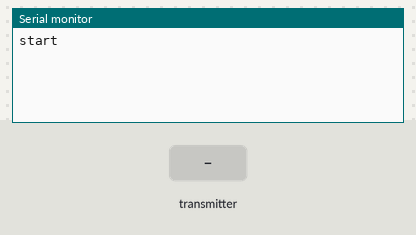
This sketch was run on a simulated Arduino Uno, built with avr-gcc and run on an emulated ATmega328P. Shown: the last lines printed to the serial monitor. The test bench sets the inputs (shaded band). No radio packets arrive unless stated.

Above: at 4.2 s.
4.3 s: the transmitter starts sending state1 = 0
At 4.37 s:
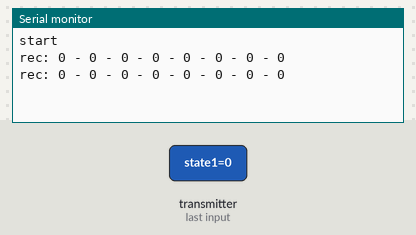
6.2 s: the transmitter starts sending state2 = 1
At 6.27 s:
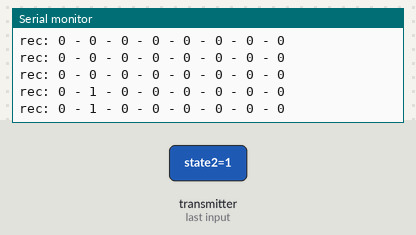
7.7 s: the transmitter starts sending state3 = 1
At 7.77 s:
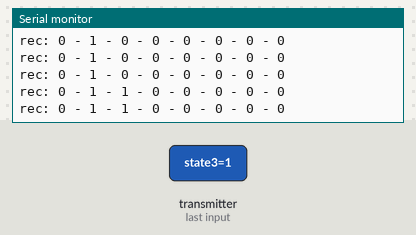
9.2 s: the transmitter starts sending state4 = 1
At 9.27 s:
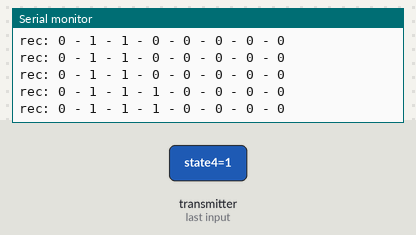
10.7 s: the transmitter starts sending state5 = 1
At 10.77 s:
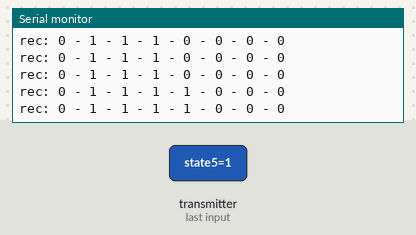
12.2 s: the transmitter starts sending state6 = 1
At 12.27 s:
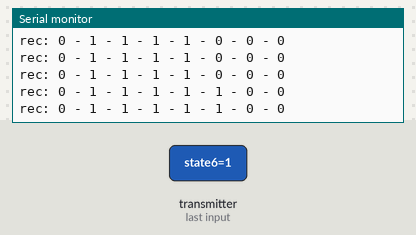

The sketch:

receiver_solenoids.ino
```cpp
#include <SPI.h>
#include "RF24.h"

RF24 radio(10,9);
byte addresses[][6] = {"Receiver","Transmitter"};

typedef struct{
  bool state1;
  bool state2;
  bool state3;
  bool state4;
  bool state5;
  bool state6;
  bool state7;
  bool state8;
}
message ;

void setup() {
  delay(3000);
  //start keyboard here

  //or start serial here
  Serial.begin(115200);
  Serial.println("start");

  radio.begin();
  //low power mode
  radio.setPALevel(RF24_PA_LOW);

  // Open a writing and reading pipe on each radio, with opposite addresses
  radio.openWritingPipe(addresses[0]);
  radio.openReadingPipe(1,addresses[1]);
  radio.startListening();
}

void loop() {
    message receivedmessage;

    if( radio.available()){
                                                                    // Variable for the received timestamp
      while (radio.available()) {                                   // While there is data ready
        radio.read( &receivedmessage, sizeof(message) );             // Get the payload
      }
      Serial.print("rec: ");
      Serial.print(receivedmessage.state1);
      Serial.print(" - ");
      Serial.print(receivedmessage.state2);
      Serial.print(" - ");
      Serial.print(receivedmessage.state3);
      Serial.print(" - ");
      Serial.print(receivedmessage.state4);
      Serial.print(" - ");
      Serial.print(receivedmessage.state5);
      Serial.print(" - ");
      Serial.print(receivedmessage.state6);
      Serial.print(" - ");
      Serial.print(receivedmessage.state7);
      Serial.print(" - ");
      Serial.println(receivedmessage.state8);
   }


}
```

Measured:
- after the input at 4.3 s, the serial monitor: prints a new line at once (image 1)
- after the input at 6.2 s, the serial monitor: prints a new line at once (image 2)
- after the input at 7.7 s, the serial monitor: prints a new line at once (image 3)
- after the input at 9.2 s, the serial monitor: prints a new line at once (image 4)
- after the input at 10.7 s, the serial monitor: prints a new line at once (image 5)
- after the input at 12.2 s, the serial monitor: prints a new line at once (image 6)
